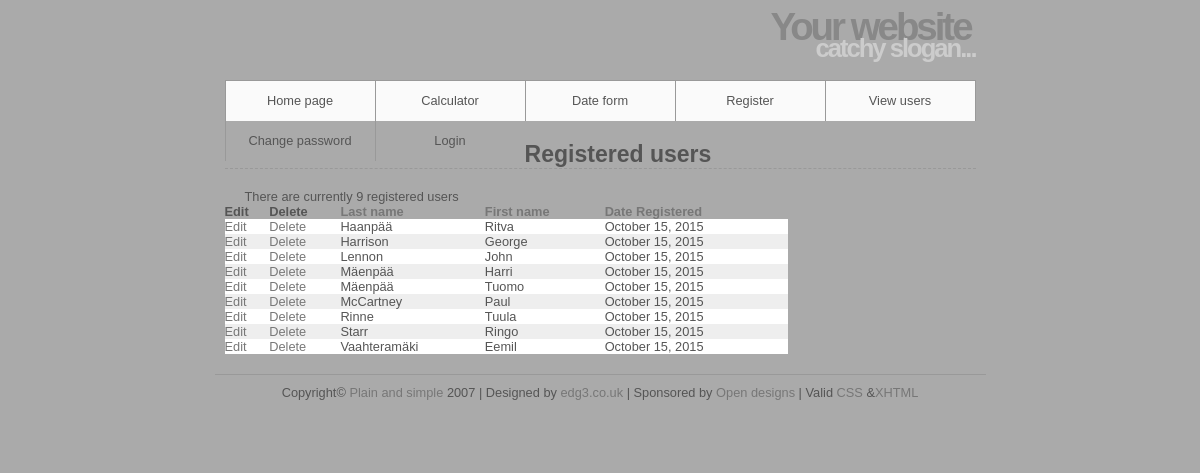
The page /PHP/VisualQuickProGuidePHP6AndMySQL5/view_users.php?sort=ln on the database its author committed.
### tables this page shows
CREATE TABLE users
(
   id MEDIUMINT UNSIGNED NOT NULL AUTO_INCREMENT,
   first_name VARCHAR(20) NOT NULL,
   last_name  VARCHAR(20) NOT NULL,
   email      VARCHAR(60) NOT NULL,
   pass       VARCHAR(40) NOT NULL,
   registration_date DATETIME NOT NULL,
   PRIMARY KEY (id)    
);

### PHP/VisualQuickProGuidePHP6AndMySQL5/view_users.php (the view, shortened to what this page needs)
<?php
   echo '<h1>Registered users</h1>';
   require_once('mysqli_connect.php');
   $display = 10;
   if (isset($_GET['s']) && is_numeric($_GET['s']))
   {
   	  $start = $_GET['s'];
   }
   else $start = 0;
   $sort = (isset($_GET['sort'])) ? $_GET['sort'] : 'rd';
   switch($sort)
   {
   	  case 'ln' : $order_by = 'last_name ASC'; break;
   }
   $q = "SELECT last_name, first_name, ".
        "DATE_FORMAT(registration_date, '%M %d, %Y') AS dr, id ".
        "FROM users ORDER BY $order_by LIMIT $start, $display";
   $r = @mysqli_query($dbc, $q);
   $num = mysqli_num_rows($r);
   if ($num > 0)
   {
   	   echo "<p>There are currently $num registered users</p>\n";
   	   echo '<table align="center" cellspacing="0" cellpadding="5" width="75%">'.
   	        '<tr>'.
   	        '<td align="left"><b>Edit</b></td>'.
   	        '<td align="left"><b>Delete</b></td>'.
   	        '<td align="left"><b><a href="view_users.php?sort=ln">Last name</a></b></td>'.
   	        '<td align="left"><b><a href="view_users.php?sort=fn">First name</a></b></td>'.
   	        '<td align="left"><b><a href="view_users.php?sort=rd">Date Registered</a></b></td>'.
   	        '</tr>';
   	   $bg = "#eeeeee";
   	   while($row = mysqli_fetch_array($r, MYSQLI_ASSOC))
   	   {
   	   	  $bg = ($bg == '#eeeeee') ? '#ffffff' : '#eeeeee';
   	   	  echo '<tr bgcolor="'.$bg.'">'.
   	   	       '<td align="left"><a href="edit_user.php?id='.
   	   	          $row['id'].'">Edit</a></td>'.
   	   	       '<td align="left"><a href="delete_user.php?id='.
   	   	          $row['id'].'">Delete</a></td>'.
   	   	       '<td align="left">'.$row['last_name'].'</td>'.
   	   	       '<td align="left">'.$row['first_name'].'</td>'.
   	   	       '<td align="left">'.$row['dr'].'</td>'.
   	   	       '</tr>';
   	   }
   	   echo '</table>';
   }
   else
   {
   	  echo '<p class="error">There are currently no registered users</p>';
   }
?>

### PHP/VisualQuickProGuidePHP6AndMySQL5/includes/style.css (style rules this page uses)
* { border:0; margin:0; padding:0; }
a { color:#777; text-decoration:none; }
body { background:#aaaaaa; color:#555; font:0.8em Arial, Helvetica, "bitstream vera sans", sans-serif; }
#header { border-bottom:1px solid #999; height:80px; margin:0 auto; width:751px; }
#header h1 { color:#888; font-size:300%; letter-spacing:-3px; text-align:right; padding:5px; margin-bottom:-20px; }
#header h2 { color:#CCC; font-size:200%; letter-spacing:-2px; text-align:right; }
#navigation { background:#fafafa; border-right:1px solid #999; margin:0 auto; width:750px; height:40px; list-style:none; }
#navigation li { border-left:1px solid #999; float:left; width:149px; list-style:none; }
#navigation a { color:#555; display:block; line-height:40px; text-align:center; }
#content { height:auto; margin:0 auto; padding:0 0 20px; width:751px; }
#content h1 { border-bottom:1px dashed #999; font-size:1.8em; padding:20px 0 0; }
#content p { padding:20px 20px 0; }
#footer { border-top:1px solid #999; height:50px; margin:0 auto; padding:10px; text-align:center; width:751px; }

### rows shown on the page
users: last_name "Haanpää", first_name "Ritva", dr "October 15, 2015"
users: last_name "Harrison", first_name "George", dr "October 15, 2015"
users: last_name "Lennon", first_name "John", dr "October 15, 2015"
users: last_name "Mäenpää", first_name "Harri", dr "October 15, 2015"
users: last_name "Mäenpää", first_name "Tuomo", dr "October 15, 2015"
users: last_name "McCartney", first_name "Paul", dr "October 15, 2015"
users: last_name "Rinne", first_name "Tuula", dr "October 15, 2015"
users: last_name "Starr", first_name "Ringo", dr "October 15, 2015"
users: last_name "Vaahteramäki", first_name "Eemil", dr "October 15, 2015"

### other values the page prints
$num "9"
